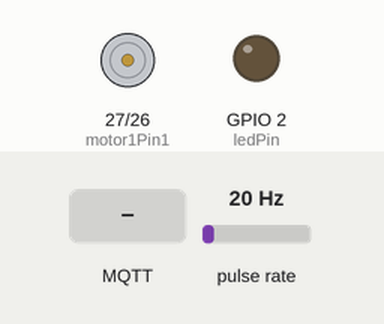
A sketch run on a simulated ESP32. Shown: motor-driver pin pairs drawn as motors (green arrow = first pin HIGH = forward, orange = second pin HIGH = backward, longer = more drive, scaled by the enable pin), output pins drawn as LEDs (lit = HIGH). Wiring (inferred from the names in the program): pulse sensor: data GPIO 13. The test bench sets the inputs (shaded band); at power-on: pulse rate 20 Hz. WiFi joins after 1.5 s; servers stay silent unless stated; no MQTT or app messages arrive unless stated.

Above: at 2.7 s.
2.8 s: MQTT message "5" arrives on the first subscribed topic
At 4.0 s:
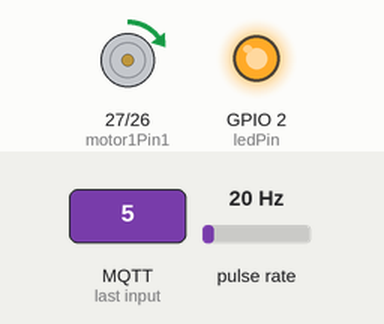
4.3 s: MQTT message "90" arrives on the first subscribed topic
At 5.4 s:
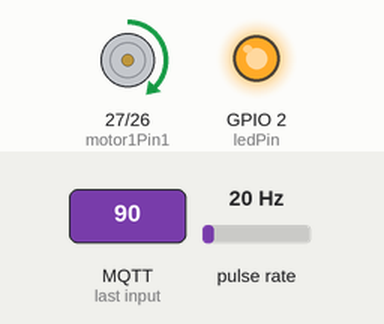
5.8 s: MQTT message "200" arrives on the first subscribed topic
At 6.5 s:
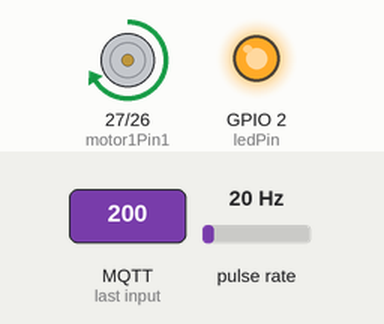
Timing chart, 0 to 8.8 s (numbered marks = the images above; inputs shaded):
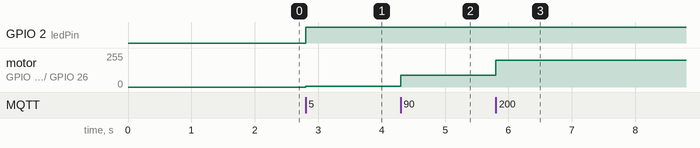

Measured:
- after the input at 2.8 s, GPIO 2 (ledPin): LOW → HIGH at once; motor on GPIO 27 (motor1Pin1) / GPIO 26 (motor1Pin2): stopped → forward 5/255 at once
- after the input at 4.3 s, motor on GPIO 27 (motor1Pin1) / GPIO 26 (motor1Pin2): forward 5/255 → forward 90/255 at once
- after the input at 5.8 s, motor on GPIO 27 (motor1Pin1) / GPIO 26 (motor1Pin2): forward 90/255 → forward 199/255 at once

The sketch:

on_off_motor_slider_IoT-iMCLab.ino
```cpp
#include <WiFi.h>
#include <PubSubClient.h>

const char* ssid = "medokan 15 (2.4G)";
const char* password =  "medokan88";

const char* mqttServer = "broker.emqx.io";
const int mqttPort = 1883;

WiFiClient espClient;
PubSubClient client(espClient);

int ledPin = 2;
int motor1Pin1 = 27;
int motor1Pin2 = 26;
int enable1Pin = 12;

const int freq = 30000;
const int pwmChannel = 0;
const int resolution = 8;

const byte pin_rpm = 13;
volatile int rev = 0;
float rpm = 0;
unsigned long lastMillis = 0;

void IRAM_ATTR isr() {
  rev++;
}

void receivedCallback(char* topic, byte* payload, unsigned int length) {
  String message = "";
  for (int i = 0; i < length; i++) {
    message += (char)payload[i];
  }

  if (String(topic) == "kontrol") {
    int speed = message.toInt();
    speed = constrain(speed, 0, 200);

    if (speed > 0) {
      digitalWrite(motor1Pin1, HIGH);
      digitalWrite(motor1Pin2, LOW);
      ledcWrite(pwmChannel, speed);
      digitalWrite(ledPin, HIGH);
    } else {
      digitalWrite(motor1Pin1, LOW);
      digitalWrite(motor1Pin2, LOW);
      ledcWrite(pwmChannel, 0);
      digitalWrite(ledPin, LOW);
    }
  }
}

void setup() {
  Serial.begin(115200);
  pinMode(ledPin, OUTPUT);

  pinMode(motor1Pin1, OUTPUT);
  pinMode(motor1Pin2, OUTPUT);
  pinMode(enable1Pin, OUTPUT);

  pinMode(pin_rpm, INPUT_PULLUP);
  attachInterrupt(digitalPinToInterrupt(pin_rpm), isr, RISING);

  ledcSetup(pwmChannel, freq, resolution);
  ledcAttachPin(enable1Pin, pwmChannel);

  WiFi.begin(ssid, password);
  while (WiFi.status() != WL_CONNECTED) {
    delay(500);
  }

  client.setServer(mqttServer, mqttPort);
  client.setCallback(receivedCallback);

  while (!client.connected()) {
    if (client.connect("IMCLab_Motor_Client")) {
      client.subscribe("kontrol");
    } else {
      delay(2000);
    }
  }
}

void loop() {
  if (!client.connected()) {
    // Reconnect logic can be added here
  }
  client.loop();

  if (millis() - lastMillis >= 1000) {
    detachInterrupt(digitalPinToInterrupt(pin_rpm));

    const float pulses_per_rev = 20.0;
    rpm = (rev / pulses_per_rev) * 60.0;

    char rpmString[8];
    dtostrf(rpm, 1, 2, rpmString);
    client.publish("rpm", rpmString);

    rev = 0;
    lastMillis = millis();
    attachInterrupt(digitalPinToInterrupt(pin_rpm), isr, RISING);
  }
}
```
